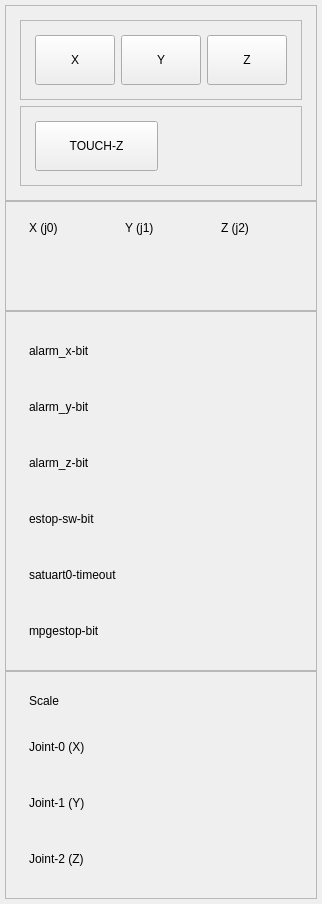
      <widget class="QWidget" name="tab_Status">
       <attribute name="title">
        <string>Status</string>
       </attribute>
       <layout class="QVBoxLayout" name="layout_stat">
      <property name="spacing">
       <number>0</number>
      </property>
      <property name="leftMargin">
       <number>0</number>
      </property>
      <property name="topMargin">
       <number>0</number>
      </property>
      <property name="rightMargin">
       <number>0</number>
      </property>
      <property name="bottomMargin">
       <number>0</number>
      </property>
     <item>
      <layout class="QVBoxLayout">
      <property name="leftMargin">
       <number>5</number>
      </property>
      <property name="topMargin">
       <number>5</number>
      </property>
      <property name="rightMargin">
       <number>5</number>
      </property>
      <property name="bottomMargin">
       <number>5</number>
      </property>

    <item>
     <widget class="QFrame" name="frame">
      <property name="frameShape">
       <enum>QFrame::StyledPanel</enum>
      </property>
      <property name="frameShadow">
       <enum>QFrame::Sunken</enum>
      </property>
      <layout class="QVBoxLayout">
        
     <item>
      <layout class="QVBoxLayout">
      <property name="leftMargin">
       <number>5</number>
      </property>
      <property name="topMargin">
       <number>5</number>
      </property>
      <property name="rightMargin">
       <number>5</number>
      </property>
      <property name="bottomMargin">
       <number>5</number>
      </property>

    <item>
     <widget class="QFrame" name="frame">
      <property name="frameShape">
       <enum>QFrame::StyledPanel</enum>
      </property>
      <property name="frameShadow">
       <enum>QFrame::Sunken</enum>
      </property>
      <layout class="QVBoxLayout">
        
     <item>
      <layout class="QHBoxLayout">
      <property name="leftMargin">
       <number>5</number>
      </property>
      <property name="topMargin">
       <number>5</number>
      </property>
      <property name="rightMargin">
       <number>5</number>
      </property>
      <property name="bottomMargin">
       <number>5</number>
      </property>

              <item>
               <widget class="PushButton" name="halui.mdi-command-00">
                <property name="text">
                 <string>X</string>
                </property>
                 <property name="minimumSize">
                  <size>
                   <width>70</width>
                   <height>50</height>
                  </size>
                 </property>
                 <property name="maximumSize">
                  <size>
                   <width>16777215</width>
                   <height>54</height>
                  </size>
                 </property>
                <property name="styleSheet">
                 <string notr="true">
QLabel {
    color: rgb(235, 235, 235);
}
                 </string>
                </property>
               </widget>
              </item>
        

              <item>
               <widget class="PushButton" name="halui.mdi-command-01">
                <property name="text">
                 <string>Y</string>
                </property>
                 <property name="minimumSize">
                  <size>
                   <width>70</width>
                   <height>50</height>
                  </size>
                 </property>
                 <property name="maximumSize">
                  <size>
                   <width>16777215</width>
                   <height>54</height>
                  </size>
                 </property>
                <property name="styleSheet">
                 <string notr="true">
QLabel {
    color: rgb(235, 235, 235);
}
                 </string>
                </property>
               </widget>
              </item>
        

              <item>
               <widget class="PushButton" name="halui.mdi-command-02">
                <property name="text">
                 <string>Z</string>
                </property>
                 <property name="minimumSize">
                  <size>
                   <width>70</width>
                   <height>50</height>
                  </size>
                 </property>
                 <property name="maximumSize">
                  <size>
                   <width>16777215</width>
                   <height>54</height>
                  </size>
                 </property>
                <property name="styleSheet">
                 <string notr="true">
QLabel {
    color: rgb(235, 235, 235);
}
                 </string>
                </property>
               </widget>
              </item>
        
      </layout>
     </item>

      </layout>
     </widget>
    </item>
        

    <item>
     <widget class="QFrame" name="frame">
      <property name="frameShape">
       <enum>QFrame::StyledPanel</enum>
      </property>
      <property name="frameShadow">
       <enum>QFrame::Sunken</enum>
      </property>
      <layout class="QVBoxLayout">
        
     <item>
      <layout class="QHBoxLayout">
      <property name="leftMargin">
       <number>5</number>
      </property>
      <property name="topMargin">
       <number>5</number>
      </property>
      <property name="rightMargin">
       <number>5</number>
      </property>
      <property name="bottomMargin">
       <number>5</number>
      </property>

              <item>
               <widget class="PushButton" name="halui.mdi-command-03">
                <property name="text">
                 <string>TOUCH-Z</string>
                </property>
                 <property name="minimumSize">
                  <size>
                   <width>70</width>
                   <height>50</height>
                  </size>
                 </property>
                 <property name="maximumSize">
                  <size>
                   <width>16777215</width>
                   <height>54</height>
                  </size>
                 </property>
                <property name="styleSheet">
                 <string notr="true">
QLabel {
    color: rgb(235, 235, 235);
}
                 </string>
                </property>
               </widget>
              </item>
        
     <item>
      <layout class="QHBoxLayout">
      <property name="leftMargin">
       <number>5</number>
      </property>
      <property name="topMargin">
       <number>5</number>
      </property>
      <property name="rightMargin">
       <number>5</number>
      </property>
      <property name="bottomMargin">
       <number>5</number>
      </property>
    <item>
     <widget class="QLabel">
      <property name="text">
       <string></string>
      </property>
      <property name="indent">
       <number>4</number>
      </property>
     </widget>
    </item>
    <item>
     <widget class="LED" name="probe-input">
        <property name="sizePolicy">
         <sizepolicy hsizetype="Fixed" vsizetype="Fixed">
          <horstretch>0</horstretch>
          <verstretch>0</verstretch>
         </sizepolicy>
        </property>
      <property name="diameter">
       <number>16</number>
      </property>
        <property name="minimumSize">
         <size>
          <width>32</width>
          <height>40</height>
         </size>
        </property>
        <property name="color">
          <color>
            <red>255</red><green>255</green><blue>0</blue>
          </color>
        </property>
        <property name="maximumSize">
         <size>
          <width>32</width>
          <height>32</height>
         </size>
        </property>
     </widget>
    </item>
      </layout>
     </item>
      </layout>
     </item>

      </layout>
     </widget>
    </item>
        
      </layout>
     </item>

      </layout>
     </widget>
    </item>
        

    <item>
     <widget class="QFrame" name="frame">
      <property name="frameShape">
       <enum>QFrame::StyledPanel</enum>
      </property>
      <property name="frameShadow">
       <enum>QFrame::Sunken</enum>
      </property>
      <layout class="QVBoxLayout">
        
     <item>
      <layout class="QHBoxLayout">
      <property name="leftMargin">
       <number>5</number>
      </property>
      <property name="topMargin">
       <number>5</number>
      </property>
      <property name="rightMargin">
       <number>5</number>
      </property>
      <property name="bottomMargin">
       <number>5</number>
      </property>
     <item>
      <layout class="QVBoxLayout">
      <property name="leftMargin">
       <number>5</number>
      </property>
      <property name="topMargin">
       <number>5</number>
      </property>
      <property name="rightMargin">
       <number>5</number>
      </property>
      <property name="bottomMargin">
       <number>5</number>
      </property>
    <item>
     <widget class="QLabel">
      <property name="text">
       <string>X (j0)</string>
      </property>
      <property name="indent">
       <number>4</number>
      </property>
     </widget>
    </item>
     <item>
      <layout class="QHBoxLayout">
      <property name="leftMargin">
       <number>5</number>
      </property>
      <property name="topMargin">
       <number>5</number>
      </property>
      <property name="rightMargin">
       <number>5</number>
      </property>
      <property name="bottomMargin">
       <number>5</number>
      </property>
    <item>
     <widget class="QLabel">
      <property name="text">
       <string></string>
      </property>
      <property name="indent">
       <number>4</number>
      </property>
     </widget>
    </item>
    <item>
     <widget class="LED" name="board0.bitin0.bit">
        <property name="sizePolicy">
         <sizepolicy hsizetype="Fixed" vsizetype="Fixed">
          <horstretch>0</horstretch>
          <verstretch>0</verstretch>
         </sizepolicy>
        </property>
      <property name="diameter">
       <number>16</number>
      </property>
        <property name="minimumSize">
         <size>
          <width>32</width>
          <height>40</height>
         </size>
        </property>
        <property name="color">
          <color>
            <red>0</red><green>255</green><blue>0</blue>
          </color>
        </property>
        <property name="maximumSize">
         <size>
          <width>32</width>
          <height>32</height>
         </size>
        </property>
     </widget>
    </item>
      </layout>
     </item>
      </layout>
     </item>
     <item>
      <layout class="QVBoxLayout">
      <property name="leftMargin">
       <number>5</number>
      </property>
      <property name="topMargin">
       <number>5</number>
      </property>
      <property name="rightMargin">
       <number>5</number>
      </property>
      <property name="bottomMargin">
       <number>5</number>
      </property>
    <item>
     <widget class="QLabel">
      <property name="text">
       <string>Y (j1)</string>
      </property>
      <property name="indent">
       <number>4</number>
      </property>
     </widget>
    </item>
     <item>
      <layout class="QHBoxLayout">
      <property name="leftMargin">
       <number>5</number>
      </property>
      <property name="topMargin">
       <number>5</number>
      </property>
      <property name="rightMargin">
       <number>5</number>
      </property>
      <property name="bottomMargin">
       <number>5</number>
      </property>
    <item>
     <widget class="QLabel">
      <property name="text">
       <string></string>
      </property>
      <property name="indent">
       <number>4</number>
      </property>
     </widget>
    </item>
    <item>
     <widget class="LED" name="board0.bitin1.bit">
        <property name="sizePolicy">
         <sizepolicy hsizetype="Fixed" vsizetype="Fixed">
          <horstretch>0</horstretch>
          <verstretch>0</verstretch>
         </sizepolicy>
        </property>
      <property name="diameter">
       <number>16</number>
      </property>
        <property name="minimumSize">
         <size>
          <width>32</width>
          <height>40</height>
         </size>
        </property>
        <property name="color">
          <color>
            <red>0</red><green>255</green><blue>0</blue>
          </color>
        </property>
        <property name="maximumSize">
         <size>
          <width>32</width>
          <height>32</height>
         </size>
        </property>
     </widget>
    </item>
      </layout>
     </item>
      </layout>
     </item>
     <item>
      <layout class="QVBoxLayout">
      <property name="leftMargin">
       <number>5</number>
      </property>
      <property name="topMargin">
       <number>5</number>
      </property>
      <property name="rightMargin">
       <number>5</number>
      </property>
      <property name="bottomMargin">
       <number>5</number>
      </property>
    <item>
     <widget class="QLabel">
      <property name="text">
       <string>Z (j2)</string>
      </property>
      <property name="indent">
       <number>4</number>
      </property>
     </widget>
    </item>
     <item>
      <layout class="QHBoxLayout">
      <property name="leftMargin">
       <number>5</number>
      </property>
      <property name="topMargin">
       <number>5</number>
      </property>
      <property name="rightMargin">
       <number>5</number>
      </property>
      <property name="bottomMargin">
       <number>5</number>
      </property>
    <item>
     <widget class="QLabel">
      <property name="text">
       <string></string>
      </property>
      <property name="indent">
       <number>4</number>
      </property>
     </widget>
    </item>
    <item>
     <widget class="LED" name="board0.bitin2.bit">
        <property name="sizePolicy">
         <sizepolicy hsizetype="Fixed" vsizetype="Fixed">
          <horstretch>0</horstretch>
          <verstretch>0</verstretch>
         </sizepolicy>
        </property>
      <property name="diameter">
       <number>16</number>
      </property>
        <property name="minimumSize">
         <size>
          <width>32</width>
          <height>40</height>
         </size>
        </property>
        <property name="color">
          <color>
            <red>0</red><green>255</green><blue>0</blue>
          </color>
        </property>
        <property name="maximumSize">
         <size>
          <width>32</width>
          <height>32</height>
         </size>
        </property>
     </widget>
    </item>
      </layout>
     </item>
      </layout>
     </item>
      </layout>
     </item>

      </layout>
     </widget>
    </item>
        

    <item>
     <widget class="QFrame" name="frame">
      <property name="frameShape">
       <enum>QFrame::StyledPanel</enum>
      </property>
      <property name="frameShadow">
       <enum>QFrame::Sunken</enum>
      </property>
      <layout class="QVBoxLayout">
        
     <item>
      <layout class="QVBoxLayout">
      <property name="leftMargin">
       <number>5</number>
      </property>
      <property name="topMargin">
       <number>5</number>
      </property>
      <property name="rightMargin">
       <number>5</number>
      </property>
      <property name="bottomMargin">
       <number>5</number>
      </property>
     <item>
      <layout class="QHBoxLayout">
      <property name="leftMargin">
       <number>5</number>
      </property>
      <property name="topMargin">
       <number>5</number>
      </property>
      <property name="rightMargin">
       <number>5</number>
      </property>
      <property name="bottomMargin">
       <number>5</number>
      </property>
    <item>
     <widget class="QLabel">
      <property name="text">
       <string>alarm_x-bit</string>
      </property>
      <property name="indent">
       <number>4</number>
      </property>
     </widget>
    </item>
    <item>
     <widget class="LED" name="board0.bitin3.bit">
        <property name="sizePolicy">
         <sizepolicy hsizetype="Fixed" vsizetype="Fixed">
          <horstretch>0</horstretch>
          <verstretch>0</verstretch>
         </sizepolicy>
        </property>
      <property name="diameter">
       <number>16</number>
      </property>
        <property name="minimumSize">
         <size>
          <width>32</width>
          <height>40</height>
         </size>
        </property>
        <property name="color">
          <color>
            <red>0</red><green>255</green><blue>0</blue>
          </color>
        </property>
        <property name="maximumSize">
         <size>
          <width>32</width>
          <height>32</height>
         </size>
        </property>
     </widget>
    </item>
      </layout>
     </item>
     <item>
      <layout class="QHBoxLayout">
      <property name="leftMargin">
       <number>5</number>
      </property>
      <property name="topMargin">
       <number>5</number>
      </property>
      <property name="rightMargin">
       <number>5</number>
      </property>
      <property name="bottomMargin">
       <number>5</number>
      </property>
    <item>
     <widget class="QLabel">
      <property name="text">
       <string>alarm_y-bit</string>
      </property>
      <property name="indent">
       <number>4</number>
      </property>
     </widget>
    </item>
    <item>
     <widget class="LED" name="board0.bitin4.bit">
        <property name="sizePolicy">
         <sizepolicy hsizetype="Fixed" vsizetype="Fixed">
          <horstretch>0</horstretch>
          <verstretch>0</verstretch>
         </sizepolicy>
        </property>
      <property name="diameter">
       <number>16</number>
      </property>
        <property name="minimumSize">
         <size>
          <width>32</width>
          <height>40</height>
         </size>
        </property>
        <property name="color">
          <color>
            <red>0</red><green>255</green><blue>0</blue>
          </color>
        </property>
        <property name="maximumSize">
         <size>
          <width>32</width>
          <height>32</height>
         </size>
        </property>
     </widget>
    </item>
      </layout>
     </item>
     <item>
      <layout class="QHBoxLayout">
      <property name="leftMargin">
       <number>5</number>
      </property>
      <property name="topMargin">
       <number>5</number>
      </property>
      <property name="rightMargin">
       <number>5</number>
      </property>
      <property name="bottomMargin">
       <number>5</number>
      </property>
    <item>
     <widget class="QLabel">
      <property name="text">
       <string>alarm_z-bit</string>
      </property>
      <property name="indent">
       <number>4</number>
      </property>
     </widget>
    </item>
    <item>
     <widget class="LED" name="board0.bitin5.bit">
        <property name="sizePolicy">
         <sizepolicy hsizetype="Fixed" vsizetype="Fixed">
          <horstretch>0</horstretch>
          <verstretch>0</verstretch>
         </sizepolicy>
        </property>
      <property name="diameter">
       <number>16</number>
      </property>
        <property name="minimumSize">
         <size>
          <width>32</width>
          <height>40</height>
         </size>
        </property>
        <property name="color">
          <color>
            <red>0</red><green>255</green><blue>0</blue>
          </color>
        </property>
        <property name="maximumSize">
         <size>
          <width>32</width>
          <height>32</height>
         </size>
        </property>
     </widget>
    </item>
      </layout>
     </item>
     <item>
      <layout class="QHBoxLayout">
      <property name="leftMargin">
       <number>5</number>
      </property>
      <property name="topMargin">
       <number>5</number>
      </property>
      <property name="rightMargin">
       <number>5</number>
      </property>
      <property name="bottomMargin">
       <number>5</number>
      </property>
    <item>
     <widget class="QLabel">
      <property name="text">
       <string>estop-sw-bit</string>
      </property>
      <property name="indent">
       <number>4</number>
      </property>
     </widget>
    </item>
    <item>
     <widget class="LED" name="board0.bitin7.bit">
        <property name="sizePolicy">
         <sizepolicy hsizetype="Fixed" vsizetype="Fixed">
          <horstretch>0</horstretch>
          <verstretch>0</verstretch>
         </sizepolicy>
        </property>
      <property name="diameter">
       <number>16</number>
      </property>
        <property name="minimumSize">
         <size>
          <width>32</width>
          <height>40</height>
         </size>
        </property>
        <property name="color">
          <color>
            <red>0</red><green>255</green><blue>0</blue>
          </color>
        </property>
        <property name="maximumSize">
         <size>
          <width>32</width>
          <height>32</height>
         </size>
        </property>
     </widget>
    </item>
      </layout>
     </item>
     <item>
      <layout class="QHBoxLayout">
      <property name="leftMargin">
       <number>5</number>
      </property>
      <property name="topMargin">
       <number>5</number>
      </property>
      <property name="rightMargin">
       <number>5</number>
      </property>
      <property name="bottomMargin">
       <number>5</number>
      </property>
    <item>
     <widget class="QLabel">
      <property name="text">
       <string>satuart0-timeout</string>
      </property>
      <property name="indent">
       <number>4</number>
      </property>
     </widget>
    </item>
    <item>
     <widget class="LED" name="brd0.satuart0.timeout">
        <property name="sizePolicy">
         <sizepolicy hsizetype="Fixed" vsizetype="Fixed">
          <horstretch>0</horstretch>
          <verstretch>0</verstretch>
         </sizepolicy>
        </property>
      <property name="diameter">
       <number>16</number>
      </property>
        <property name="minimumSize">
         <size>
          <width>32</width>
          <height>40</height>
         </size>
        </property>
        <property name="color">
          <color>
            <red>255</red><green>0</green><blue>0</blue>
          </color>
        </property>
        <property name="maximumSize">
         <size>
          <width>32</width>
          <height>32</height>
         </size>
        </property>
     </widget>
    </item>
      </layout>
     </item>
     <item>
      <layout class="QHBoxLayout">
      <property name="leftMargin">
       <number>5</number>
      </property>
      <property name="topMargin">
       <number>5</number>
      </property>
      <property name="rightMargin">
       <number>5</number>
      </property>
      <property name="bottomMargin">
       <number>5</number>
      </property>
    <item>
     <widget class="QLabel">
      <property name="text">
       <string>mpgestop-bit</string>
      </property>
      <property name="indent">
       <number>4</number>
      </property>
     </widget>
    </item>
    <item>
     <widget class="LED" name="brd0.sm0.mpgestop.bit">
        <property name="sizePolicy">
         <sizepolicy hsizetype="Fixed" vsizetype="Fixed">
          <horstretch>0</horstretch>
          <verstretch>0</verstretch>
         </sizepolicy>
        </property>
      <property name="diameter">
       <number>16</number>
      </property>
        <property name="minimumSize">
         <size>
          <width>32</width>
          <height>40</height>
         </size>
        </property>
        <property name="color">
          <color>
            <red>0</red><green>255</green><blue>0</blue>
          </color>
        </property>
        <property name="maximumSize">
         <size>
          <width>32</width>
          <height>32</height>
         </size>
        </property>
     </widget>
    </item>
      </layout>
     </item>
      </layout>
     </item>

      </layout>
     </widget>
    </item>
        

    <item>
     <widget class="QFrame" name="frame">
      <property name="frameShape">
       <enum>QFrame::StyledPanel</enum>
      </property>
      <property name="frameShadow">
       <enum>QFrame::Sunken</enum>
      </property>
      <layout class="QVBoxLayout">
        
     <item>
      <layout class="QVBoxLayout">
      <property name="leftMargin">
       <number>5</number>
      </property>
      <property name="topMargin">
       <number>5</number>
      </property>
      <property name="rightMargin">
       <number>5</number>
      </property>
      <property name="bottomMargin">
       <number>5</number>
      </property>
     <item>
      <layout class="QHBoxLayout">
      <property name="leftMargin">
       <number>5</number>
      </property>
      <property name="topMargin">
       <number>5</number>
      </property>
      <property name="rightMargin">
       <number>5</number>
      </property>
      <property name="bottomMargin">
       <number>5</number>
      </property>
    <item>
     <widget class="QLabel">
      <property name="text">
       <string>Scale</string>
      </property>
      <property name="indent">
       <number>4</number>
      </property>
     </widget>
    </item>
    <item>
     <widget class="HALLabel" name="scale-select.out">
      <property name="sizePolicy">
       <sizepolicy hsizetype="Minimum" vsizetype="Fixed">
        <horstretch>0</horstretch>
        <verstretch>0</verstretch>
       </sizepolicy>
      </property>
      <property name="minimumSize">
       <size>
        <width>0</width>
        <height>20</height>
       </size>
      </property>
      <property name="textTemplate" stdset="0">
       <string>%0.3f</string>
      </property>
                 <property name="alignment">
                  <set>Qt::AlignRight|Qt::AlignTrailing|Qt::AlignVCenter</set>
                 </property>
      <property name="styleSheet">
       <string notr="true">font: 14pt &quot;Lato Heavy&quot;;</string>
      </property>
      <property name="s32_pin_type" stdset="0">
       <bool>false</bool>
      </property>
      <property name="u32_pin_type" stdset="0">
       <bool>false</bool>
      </property>
      <property name="float_pin_type" stdset="0">
       <bool>true</bool>
      </property>
      <property name="bin_pin_type" stdset="0">
       <bool>false</bool>
      </property>
     </widget>
    </item>
      </layout>
     </item>
     <item>
      <layout class="QHBoxLayout">
      <property name="leftMargin">
       <number>5</number>
      </property>
      <property name="topMargin">
       <number>5</number>
      </property>
      <property name="rightMargin">
       <number>5</number>
      </property>
      <property name="bottomMargin">
       <number>5</number>
      </property>
    <item>
     <widget class="QLabel">
      <property name="text">
       <string>Joint-0 (X)</string>
      </property>
      <property name="indent">
       <number>4</number>
      </property>
     </widget>
    </item>
    <item>
     <widget class="LED" name="halui.joint.0.is-selected">
        <property name="sizePolicy">
         <sizepolicy hsizetype="Fixed" vsizetype="Fixed">
          <horstretch>0</horstretch>
          <verstretch>0</verstretch>
         </sizepolicy>
        </property>
      <property name="diameter">
       <number>16</number>
      </property>
        <property name="minimumSize">
         <size>
          <width>32</width>
          <height>40</height>
         </size>
        </property>
        <property name="color">
          <color>
            <red>255</red><green>255</green><blue>0</blue>
          </color>
        </property>
        <property name="maximumSize">
         <size>
          <width>32</width>
          <height>32</height>
         </size>
        </property>
     </widget>
    </item>
      </layout>
     </item>
     <item>
      <layout class="QHBoxLayout">
      <property name="leftMargin">
       <number>5</number>
      </property>
      <property name="topMargin">
       <number>5</number>
      </property>
      <property name="rightMargin">
       <number>5</number>
      </property>
      <property name="bottomMargin">
       <number>5</number>
      </property>
    <item>
     <widget class="QLabel">
      <property name="text">
       <string>Joint-1 (Y)</string>
      </property>
      <property name="indent">
       <number>4</number>
      </property>
     </widget>
    </item>
    <item>
     <widget class="LED" name="halui.joint.1.is-selected">
        <property name="sizePolicy">
         <sizepolicy hsizetype="Fixed" vsizetype="Fixed">
          <horstretch>0</horstretch>
          <verstretch>0</verstretch>
         </sizepolicy>
        </property>
      <property name="diameter">
       <number>16</number>
      </property>
        <property name="minimumSize">
         <size>
          <width>32</width>
          <height>40</height>
         </size>
        </property>
        <property name="color">
          <color>
            <red>255</red><green>255</green><blue>0</blue>
          </color>
        </property>
        <property name="maximumSize">
         <size>
          <width>32</width>
          <height>32</height>
         </size>
        </property>
     </widget>
    </item>
      </layout>
     </item>
     <item>
      <layout class="QHBoxLayout">
      <property name="leftMargin">
       <number>5</number>
      </property>
      <property name="topMargin">
       <number>5</number>
      </property>
      <property name="rightMargin">
       <number>5</number>
      </property>
      <property name="bottomMargin">
       <number>5</number>
      </property>
    <item>
     <widget class="QLabel">
      <property name="text">
       <string>Joint-2 (Z)</string>
      </property>
      <property name="indent">
       <number>4</number>
      </property>
     </widget>
    </item>
    <item>
     <widget class="LED" name="halui.joint.2.is-selected">
        <property name="sizePolicy">
         <sizepolicy hsizetype="Fixed" vsizetype="Fixed">
          <horstretch>0</horstretch>
          <verstretch>0</verstretch>
         </sizepolicy>
        </property>
      <property name="diameter">
       <number>16</number>
      </property>
        <property name="minimumSize">
         <size>
          <width>32</width>
          <height>40</height>
         </size>
        </property>
        <property name="color">
          <color>
            <red>255</red><green>255</green><blue>0</blue>
          </color>
        </property>
        <property name="maximumSize">
         <size>
          <width>32</width>
          <height>32</height>
         </size>
        </property>
     </widget>
    </item>
      </layout>
     </item>
      </layout>
     </item>

      </layout>
     </widget>
    </item>
        
           <item>
            <widget class="QWidget" native="true"/>
           </item>
      </layout>
     </item>
        </layout>
      </widget>
